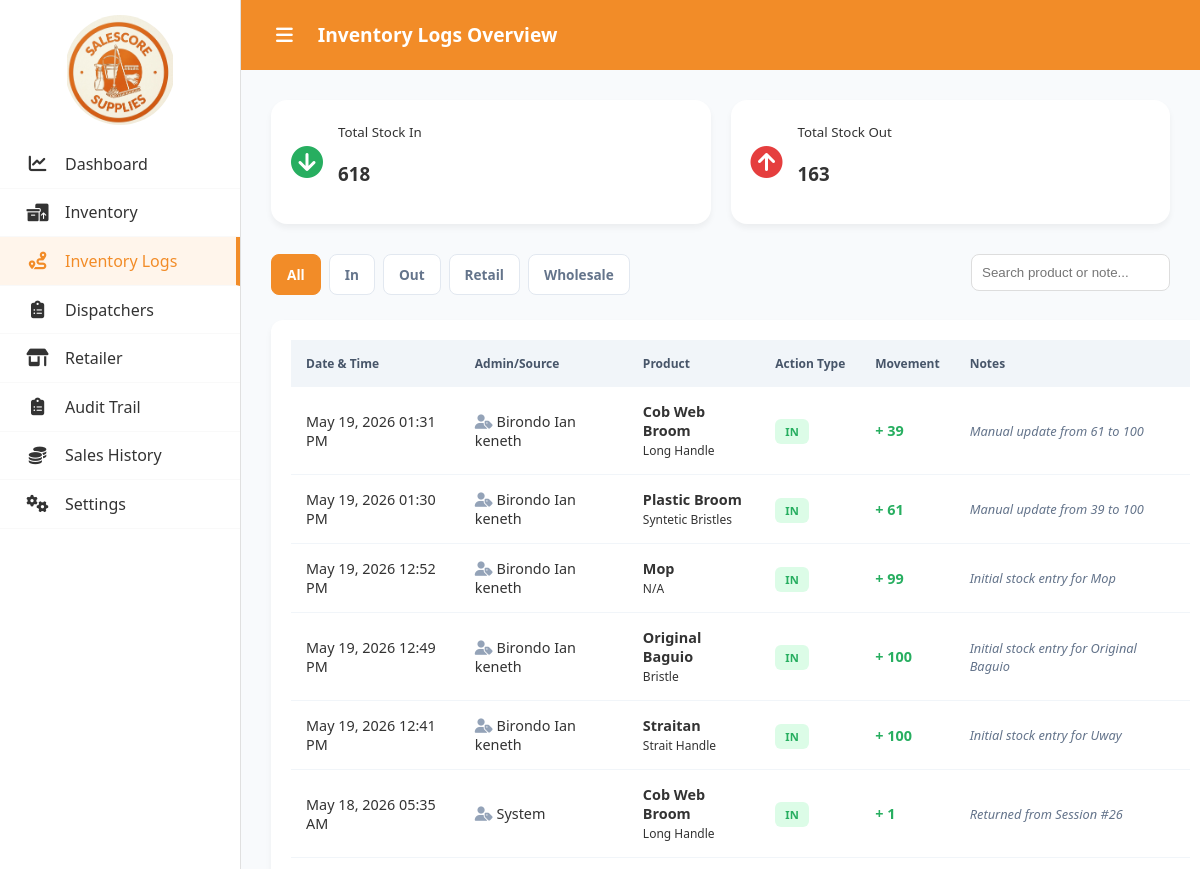
/inventory_logs.php (signed in, upper part), run on an earlier commit of the app's database.
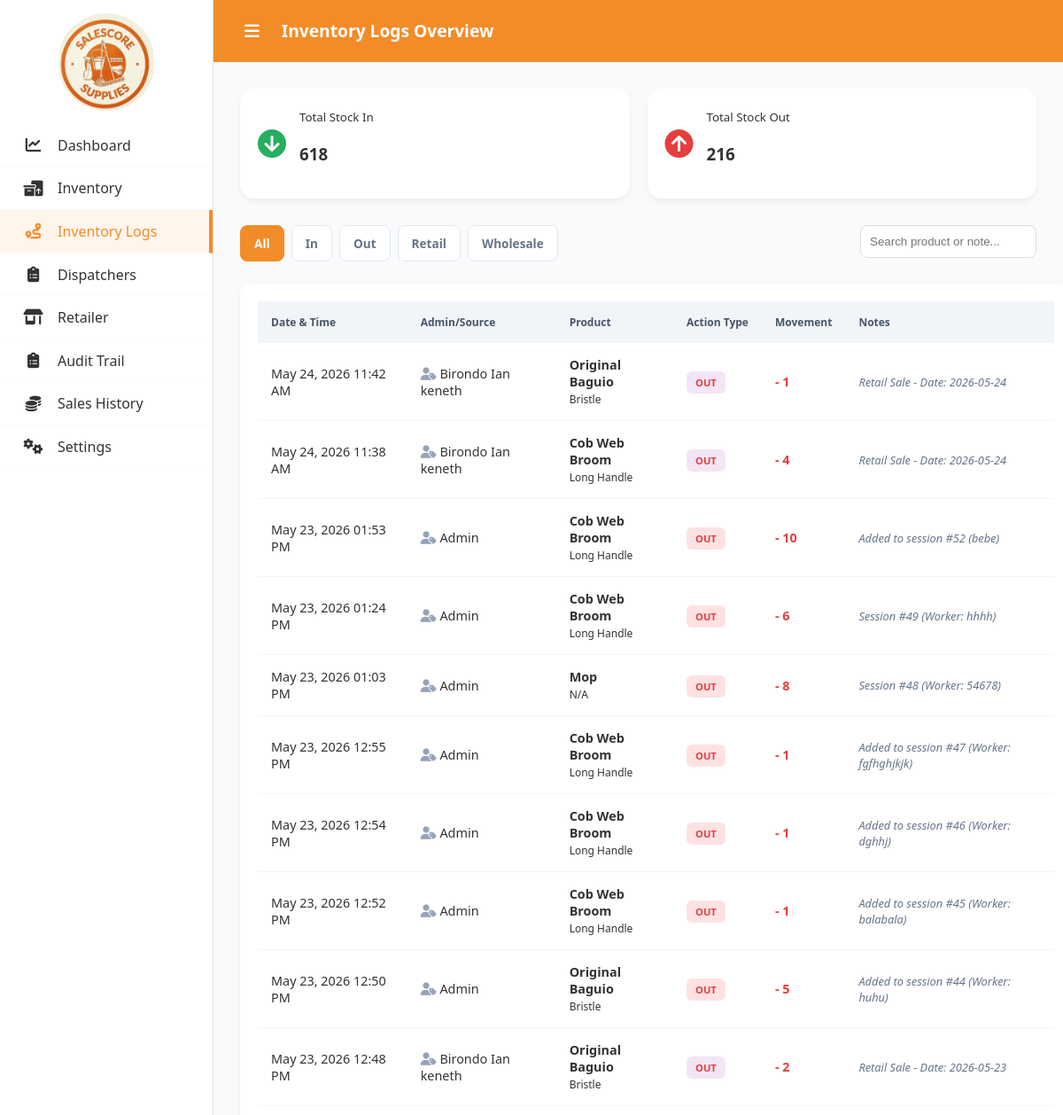
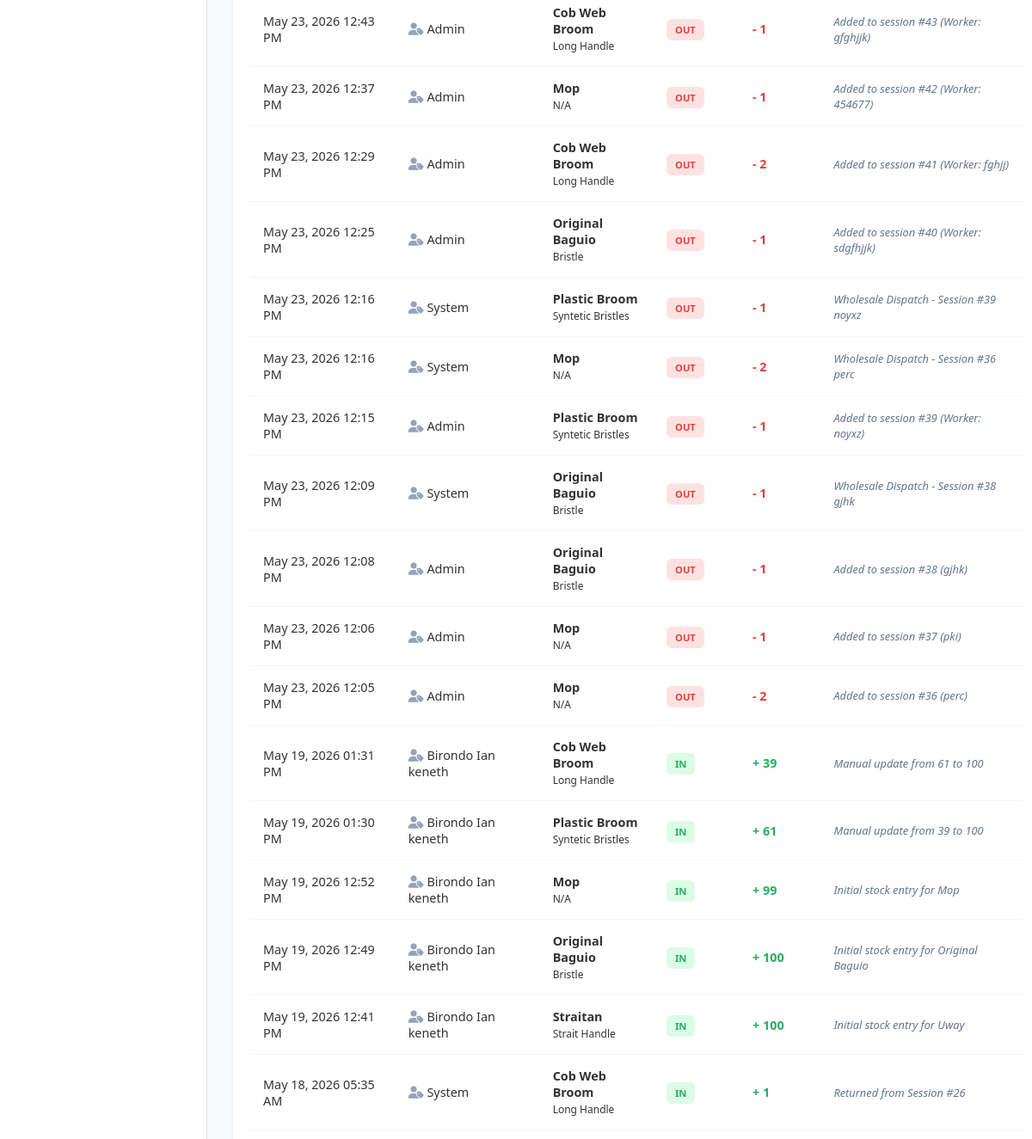
And on a later commit of the database (2 pictures, top to bottom).
### tables this page shows
CREATE TABLE `inventory_logs` (
  `id` int(11) NOT NULL,
  `product_id` int(11) NOT NULL,
  `admin_name` varchar(255) NOT NULL,
  `action` enum('Added','Removed','Updated') NOT NULL,
  `quantity_change` int(11) NOT NULL,
  `notes` text DEFAULT NULL,
  `created_at` timestamp NOT NULL DEFAULT current_timestamp()
);

CREATE TABLE `products` (
  `id` int(11) NOT NULL,
  `category` varchar(100) NOT NULL,
  `product_name` varchar(255) NOT NULL,
  `variation` varchar(100) DEFAULT 'Standard',
  `description` text DEFAULT NULL,
  `wholesale_price` decimal(10,2) NOT NULL DEFAULT 0.00,
  `retail_price` decimal(10,2) NOT NULL DEFAULT 0.00,
  `quantity` int(11) NOT NULL DEFAULT 0,
  `max_quantity` int(11) NOT NULL DEFAULT 100,
  `image_path` varchar(255) DEFAULT 'default-product.png',
  `created_at` timestamp NOT NULL DEFAULT current_timestamp()
);

### inventory_logs.php (the view, shortened to what the changed rows need)
<?php
require_once "auth/conn.php";
$whereClauses = [];
$params = [];
$whereSQL = !empty($whereClauses) ? " WHERE " . implode(" AND ", $whereClauses) : "";
$query = "SELECT il.*, p.product_name, p.variation
        FROM inventory_logs il
        JOIN products p ON il.product_id = p.id
        $whereSQL
        ORDER BY il.created_at DESC";
$stmt = $pdo->prepare($query);
$stmt->execute($params);
$logs = $stmt->fetchAll(PDO::FETCH_ASSOC);
$totalOut = $pdo->query("SELECT SUM(quantity_change) FROM inventory_logs WHERE action = 'Removed'")->fetchColumn() ?? 0;
function e(mixed $value): string {
    return htmlspecialchars((string)($value ?? ''), ENT_QUOTES, 'UTF-8');
}
?>
<!DOCTYPE html>
<html lang="en">
<head>
    <link rel="stylesheet" href="https://cdnjs.cloudflare.com/ajax/libs/font-awesome/6.4.0/css/all.min.css">
    <link rel="stylesheet" href="assets/css/log.css">
</head>
<body>
    <div class="container">
        <main class="main-content">
        <header class="header">
            <div class="header-left">
                <h1 style="white-space: nowrap; margin-right: 20px;">Inventory Logs Overview</h1>
            </div>
        </header>
        <section class="report-container">
            <div class="summary-cards">
                <div class="s-card">
                    <div><small>Total Stock Out</small><h3><?= number_format($totalOut) ?></h3></div>
                </div>
        </div>
            <div class="table-responsive">
                <table class="log-table">
                    <thead>
                        <tr>
                            <th>Date & Time</th>
                            <th>Admin/Source</th>
                            <th>Product</th>
                            <th>Action Type</th>
                            <th>Movement</th>
                            <th>Notes</th>
                        </tr>
                    </thead>
                    <tbody>
                        <?php foreach ($logs as $log): ?>
                        <tr>
                            <td><?= date('M d, Y h:i A', strtotime($log['created_at'])) ?></td>
                            <td><i class="fa-solid fa-user-tag" style="color:#94a3b8"></i> <?= e($log['admin_name']) ?></td>
                            <td><b><?= e($log['product_name']) ?></b> <br><small><?= e($log['variation']) ?></small></td>
                            <td>
                                <?php if(strpos($log['notes'], 'Retail') !== false): ?>
                                    <span class="badge badge-retail">OUT</span>
                                <?php elseif(strpos($log['notes'], 'Remit') !== false): ?>
                                    <span class="badge badge-wholesale">WHOLESALE</span>
                                <?php else: ?>
                                    <span class="badge <?= $log['action'] == 'Added' ? 'badge-in' : 'badge-out' ?>">
                                        <?= $log['action'] == 'Added' ? 'IN' : 'OUT' ?>
                                    </span>
                                <?php endif; ?>
                            </td>
                            <td style="font-weight:bold; color: <?= $log['action'] == 'Added' ? 'var(--success)' : 'var(--danger)' ?>;">
                                <?= $log['action'] == 'Added' ? '+' : '-' ?> <?= number_format($log['quantity_change']) ?>
                            </td>
                            <td style="color: #64748b; font-style: italic; font-size: 0.8rem;"><?= e($log['notes']) ?></td>
                        </tr>
                        <?php endforeach; ?>
                    </tbody>
                </table>
            </div>
    </section>
</main>
</body>
</html>

What changed in the data, as far as the page shows it:
added inventory_logs: created_at "May 24, 2026 11:42 AM", admin_name "Birondo Ian keneth", product.product_name "Original Baguio", product.variation "Bristle", shows "OUT", quantity_change "1", notes "Retail Sale - Date: 2026-05-24"
added inventory_logs: created_at "May 24, 2026 11:38 AM", admin_name "Birondo Ian keneth", product.product_name "Cob Web Broom", product.variation "Long Handle", shows "OUT", quantity_change "4", notes "Retail Sale - Date: 2026-05-24"
added inventory_logs: created_at "May 23, 2026 01:53 PM", admin_name "Admin", product.product_name "Cob Web Broom", product.variation "Long Handle", action "OUT", quantity_change "10", notes "Added to session #52 (bebe)"
added inventory_logs: created_at "May 23, 2026 01:24 PM", admin_name "Admin", product.product_name "Cob Web Broom", product.variation "Long Handle", action "OUT", quantity_change "6", notes "Session #49 (Worker: hhhh)"
added inventory_logs: created_at "May 23, 2026 01:03 PM", admin_name "Admin", product.product_name "Mop", product.variation "N/A", action "OUT", quantity_change "8", notes "Session #48 (Worker: 54678)"
added inventory_logs: created_at "May 23, 2026 12:55 PM", admin_name "Admin", product.product_name "Cob Web Broom", product.variation "Long Handle", action "OUT", quantity_change "1", notes "Added to session #47 (Worker: fgfhghjkjk)"
added inventory_logs: created_at "May 23, 2026 12:54 PM", admin_name "Admin", product.product_name "Cob Web Broom", product.variation "Long Handle", action "OUT", quantity_change "1", notes "Added to session #46 (Worker: dghhj)"
added inventory_logs: created_at "May 23, 2026 12:52 PM", admin_name "Admin", product.product_name "Cob Web Broom", product.variation "Long Handle", action "OUT", quantity_change "1", notes "Added to session #45 (Worker: balabala)"
added inventory_logs: created_at "May 23, 2026 12:50 PM", admin_name "Admin", product.product_name "Original Baguio", product.variation "Bristle", action "OUT", quantity_change "5", notes "Added to session #44 (Worker: huhu)"
added inventory_logs: created_at "May 23, 2026 12:48 PM", admin_name "Birondo Ian keneth", product.product_name "Original Baguio", product.variation "Bristle", shows "OUT", quantity_change "2", notes "Retail Sale - Date: 2026-05-23"
added inventory_logs: created_at "May 23, 2026 12:43 PM", admin_name "Admin", product.product_name "Cob Web Broom", product.variation "Long Handle", action "OUT", quantity_change "1", notes "Added to session #43 (Worker: gfghjjk)"
added inventory_logs: created_at "May 23, 2026 12:37 PM", admin_name "Admin", product.product_name "Mop", product.variation "N/A", action "OUT", quantity_change "1", notes "Added to session #42 (Worker: 454677)"
added inventory_logs: created_at "May 23, 2026 12:29 PM", admin_name "Admin", product.product_name "Cob Web Broom", product.variation "Long Handle", action "OUT", quantity_change "2", notes "Added to session #41 (Worker: fghjj)"
added inventory_logs: created_at "May 23, 2026 12:25 PM", admin_name "Admin", product.product_name "Original Baguio", product.variation "Bristle", action "OUT", quantity_change "1", notes "Added to session #40 (Worker: sdgfhjjk)"
added inventory_logs: created_at "May 23, 2026 12:16 PM", admin_name "System", product.product_name "Plastic Broom", product.variation "Syntetic Bristles", action "OUT", quantity_change "1", notes "Wholesale Dispatch - Session #39 noyxz"
added inventory_logs: created_at "May 23, 2026 12:16 PM", admin_name "System", product.product_name "Mop", product.variation "N/A", action "OUT", quantity_change "2", notes "Wholesale Dispatch - Session #36 perc"
added inventory_logs: created_at "May 23, 2026 12:15 PM", admin_name "Admin", product.product_name "Plastic Broom", product.variation "Syntetic Bristles", action "OUT", quantity_change "1", notes "Added to session #39 (Worker: noyxz)"
added inventory_logs: created_at "May 23, 2026 12:09 PM", admin_name "System", product.product_name "Original Baguio", product.variation "Bristle", action "OUT", quantity_change "1", notes "Wholesale Dispatch - Session #38 gjhk"
added inventory_logs: created_at "May 23, 2026 12:08 PM", admin_name "Admin", product.product_name "Original Baguio", product.variation "Bristle", action "OUT", quantity_change "1", notes "Added to session #38 (gjhk)"
added inventory_logs: created_at "May 23, 2026 12:06 PM", admin_name "Admin", product.product_name "Mop", product.variation "N/A", action "OUT", quantity_change "1", notes "Added to session #37 (pki)"
added inventory_logs: created_at "May 23, 2026 12:05 PM", admin_name "Admin", product.product_name "Mop", product.variation "N/A", action "OUT", quantity_change "2", notes "Added to session #36 (perc)"
Also different on the page:
$totalOut: "163" → "216"
